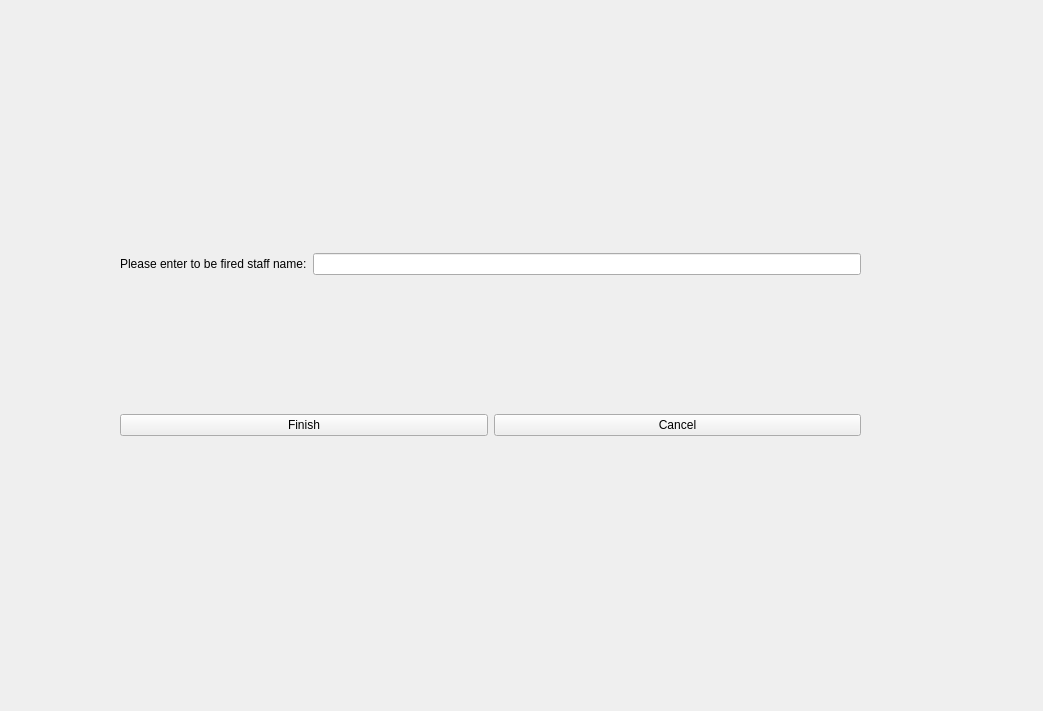
<?xml version="1.0" encoding="UTF-8"?>
<ui version="4.0">
 <class>delete_staff</class>
 <widget class="QWidget" name="delete_staff">
  <property name="geometry">
   <rect>
    <x>0</x>
    <y>0</y>
    <width>1043</width>
    <height>711</height>
   </rect>
  </property>
  <property name="windowTitle">
   <string>Form</string>
  </property>
  <widget class="QWidget" name="verticalLayoutWidget">
   <property name="geometry">
    <rect>
     <x>120</x>
     <y>120</y>
     <width>741</width>
     <height>451</height>
    </rect>
   </property>
   <layout class="QVBoxLayout" name="verticalLayout">
    <item>
     <layout class="QHBoxLayout" name="horizontalLayout_2">
      <item>
       <widget class="QLabel" name="label">
        <property name="text">
         <string>Please enter to be fired staff name:</string>
        </property>
       </widget>
      </item>
      <item>
       <widget class="QLineEdit" name="nameline"/>
      </item>
     </layout>
    </item>
    <item>
     <layout class="QHBoxLayout" name="horizontalLayout">
      <item>
       <widget class="QPushButton" name="finishbtn">
        <property name="text">
         <string>Finish</string>
        </property>
       </widget>
      </item>
      <item>
       <widget class="QPushButton" name="cancelbtn">
        <property name="text">
         <string>Cancel</string>
        </property>
       </widget>
      </item>
     </layout>
    </item>
   </layout>
  </widget>
 </widget>
 <resources/>
 <connections/>
</ui>
